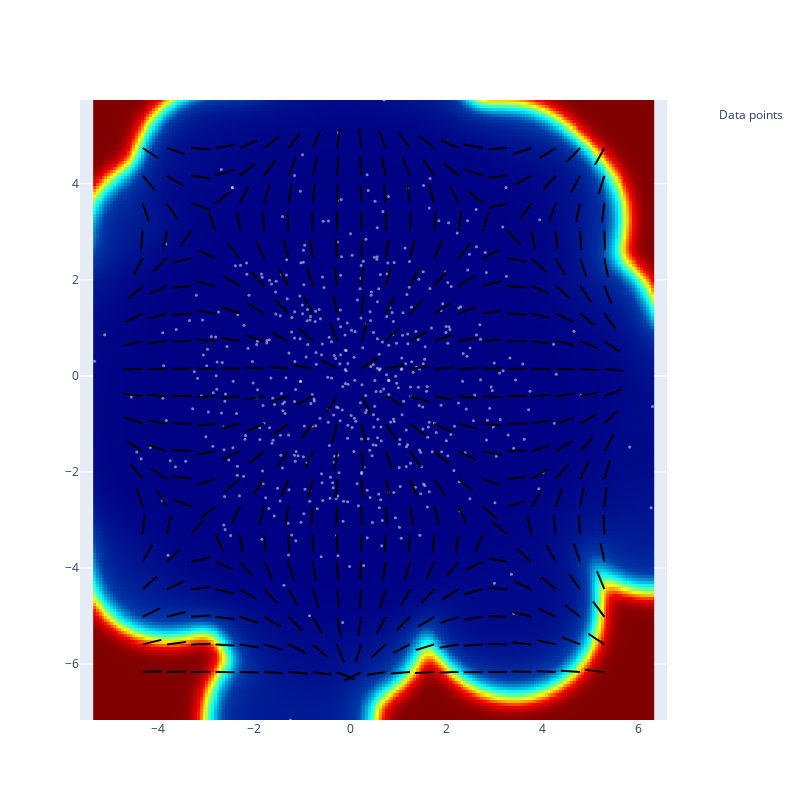

Notebook cell for this chart:
### Code cell
mesh = torch.meshgrid(
    torch.linspace(bounds[0] + 1, bounds[1] - 1, 20),
    torch.linspace(bounds[2] + 1, bounds[3] - 1, 20),
    indexing="ij",
)
p_j = torch.stack([mesh[0].flatten(), mesh[1].flatten()], dim=-1)
omega_j = omega(p_j)
omega_j = omega_j / (torch.norm(omega_j, dim=-1, keepdim=True) + 1e-5) * 0.4

import plotly.figure_factory as ff
import plotly.graph_objects as go


def plot_metric_field(mf, bounds, X, p_j, omega_j, fig=None):
    if fig is None:
        fig = go.Figure()
    x_vals = torch.linspace(bounds[0], bounds[1], mf.shape[0]).cpu().numpy()
    y_vals = torch.linspace(bounds[2], bounds[3], mf.shape[1]).cpu().numpy()

    # Add the metric field image as a heatmap
    fig.add_trace(
        go.Heatmap(
            z=mf.cpu().numpy(),
            x=x_vals,
            y=y_vals,
            colorscale="Jet",
            colorbar=dict(title="Metric value"),
        )
    )
    fig.update_traces(showscale=False)

    # Add scatter plot of data points
    fig.add_trace(
        go.Scatter(
            x=X[:, 0].cpu().numpy(),
            y=X[:, 1].cpu().numpy(),
            mode="markers",
            marker=dict(size=3, color="white", opacity=0.5),
            name="Data points",
        )
    )

    # Add arrow vectors (quiver plot)
    for i in range(len(p_j)):
        fig.add_trace(
            go.Scatter(
                x=[p_j[i, 0].item(), p_j[i, 0].item() + omega_j[i, 0].item()],
                y=[p_j[i, 1].item(), p_j[i, 1].item() + omega_j[i, 1].item()],
                mode="lines",
                line=dict(color="black", width=2),
                showlegend=False,
                hoverinfo="skip",
            )
        )

    fig.update_layout(
        width=800,
        height=800,
        xaxis=dict(range=[bounds[0], bounds[1]]),
        yaxis=dict(range=[bounds[2], bounds[3]], scaleanchor="x", scaleratio=1),
    )

    return fig


fig = plot_metric_field(mf, bounds, X, p_j, omega_j)
fig.show()
